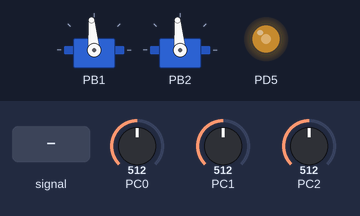
Bench run of a program on a simulated ATmega328P, built with avr-gcc and emulated at 16 MHz. On the bench: 2 × servo, output pins drawn as LEDs (lit = HIGH). The inputs (shaded band) are chosen by the test bench; at power-on: PC0 = 512, PC1 = 512, PC2 = 512. Servo pulses on a pin are drawn as a servo (544–2400 µs = 0–180°); pins used as bus, display or sensor lines are not drawn.

Above: at 1.2 s.
1.3 s: PC0 fed a 1000 Hz sine of ±255 counts around its level
4.3 s: PC0 set to 716
At 5.5 s:
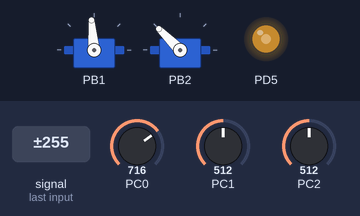
5.8 s: PC1 set to 716
At 7.0 s:
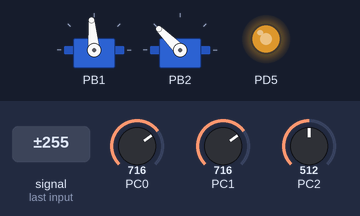
7.3 s: PC2 fed a 200 Hz sine of ±460 counts around its level
10.3 s: PC2 set to 716
At 11.3 s:
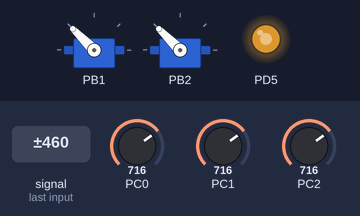
11.8 s: PC1 fed a 1000 Hz sine of ±255 counts around its level
Timing chart, 0 to 14.4 s (numbered marks = the images above; inputs shaded):
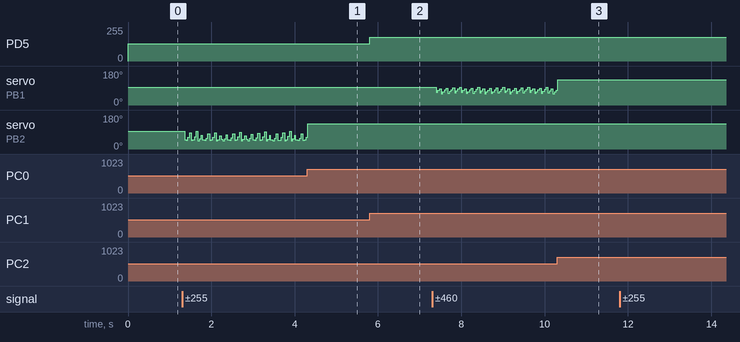

The program:

main.c
```c
/*;UNIVERSIDAD DEL VALLE DE GUATEMALA
;IE2023: PROGRAMACIÓN DE MICROCONTROLADORES
;Lab2.asm
;AUTOR: Jose Andrés Velásquez Gacía
;PROYECTO: postlab5
;HARDWARE: ATMEGA328P
;CREADO: 22/02/2024
;ÚLTIMA MODIFICACIÓN: 22/02/2024 23:36*/

#define F_CPU 16000000
#include <avr/io.h>
#include <avr/interrupt.h>
#include <util/delay.h>
#include <stdint.h>
#include "PWM1/PWM1.h"
#include "PWM0/PWM0.h"
uint8_t contador =0;

void initADC(void);

int main(void)
{
	cli();
	DDRB |= (1 << PORTB2) | ( 1 << PORTB1) ;		//PB6 Salida
	DDRC = 0;		//puestoc entradas
	DDRD |= (1 << PORTD5);		//PB6 salida

/*
	TCCR0A = 0;
	TCCR0B = 0;

	TCCR0A |= (1  << WGM00) | (1 << WGM01) ;
	TCCR0A |= (1 << COM0B1);
	*/

	initFastPWM0();
	canal0();
	//(((((((((((((((((((((((((((((((((((((((((((((((((((((((((
	//Prescaler 1024
	TCCR0B = 0x02;

	initFastPWM1(2, 8);
	canal(2, 0);
	canal(1,0);
	valorTOP(39999);

	//modulo ADC lect y mux
	initADC();
	sei();
	ADCSRA |= (1 << ADSC);//in lec
	while (1)
	{
		//soilo lo hace


	}
}


//esperar conversion entre a interrupcion
void initADC(void){
	ADMUX = 0;
	//Vref = AVcc = 5Vs
	ADMUX |= (1 << REFS0);
	ADMUX &= ~(1 << REFS1);

	ADMUX |= (1 << ADLAR);

	ADCSRA = 0;
	ADCSRA |= (1 << ADEN);	//on ADC
	ADCSRA |= (1 << ADIE);	//int

	//pres 128 > 125kHz
	ADCSRA |= (1 << ADPS2) | (1 << ADPS1) | (1 << ADPS0);

	DIDR0 |= (1 << ADC0D) | (1 << ADC1D) | (1 << ADC2D);	//PC0 desabilita
}

//que canal lo quiero
ISR (ADC_vect){
	//mostrar valor ADC
	//apaga bandera
	ADCSRA |= (1 << ADIF);
	if (contador == 0){
		contador = 1;
		ADMUX = (ADMUX & 0xF0);
		salidaservo(ADCH, 1);
	}else if(contador == 1){
		contador = 2;
		ADMUX = (ADMUX & 0xF0) | 0x01;
		salidaservo(ADCH, 2);
	}else if(contador == 2){
		contador = 0;
		ADMUX = (ADMUX & 0xF0) | 0x02;//converva 4bits y carga el canal de lectura act
		OCR0B = ADCH;
	}
	ADCSRA |= (1 << ADSC);
}
```

PWM0.c
```c
/*
 * PWM0.c
 *
 * Created: 22/04/2024 19:36:23
 *  Author: josea
 */
//timer0
#include "PWM0.h"
void initFastPWM0(void){
		TCCR0A = 0;
		TCCR0B = 0;

		TCCR0A |= (1  << WGM00) | (1 << WGM01) ;//config

}

//modos canales
void canal0(void){
	TCCR0A |= (1 << COM0B1);//config canalB pd5
}
```

PWM0.h
```c
/*
 * PWM0.h
 *
 * Created: 22/04/2024 19:34:48
 *  Author: josea
 */


#ifndef PWM0_H_
#define PWM0_H_


#include <avr/io.h>
#include <stdint.h>
//si invertido = 1, no invertido = 0, modo op =1
// otro modo op =2, canal A =1, canal b =2


/* configuracion para fastPWM
*/
void initFastPWM0(void);

//modos canales
void canal0(void);

#endif /* PWM0_H_ */
```

PWM1.c
```c
/*
 * PWM1.c
 *
 * Created: 16/04/2024 10:15:04 a. m.
 */

#include "PWM1.h"

uint16_t topVal = 0;
uint16_t i, j;		//varablies

//(canal <- 1/2, invertido  1/0)
void canal(uint8_t setCH, uint8_t invertido){
	switch(setCH){
		case 1:
			if(invertido == 1){
				TCCR1A |= (1 << COM1A0) | (1 << COM1A1);	//channel A invertido
			}else{
				TCCR1A |= (1 << COM1A1);					//channel A no invertido
			}
		break;

		case 2:
			if(invertido == 1){
				TCCR1A |= (1 << COM1B0) | (1 << COM1B1);	//channelB invertido
			}else{
				TCCR1A |= (1 << COM1B1);					//channelB no invertido
			}
		break;
	}
}

/*configuracion para fastPWM
*/
void initFastPWM1(uint8_t modoPWM, uint16_t prescaler){	//initialize register timer1
	TCCR1A = 0;
	TCCR1B = 0;

	switch (prescaler)
	{
		case 8:
			TCCR1B |= (1 << CS11);					//prescaler 8
		break;

		case 1024:
			TCCR1B |= (1 << CS10) | (1 << CS12);	//prescaler 1024
		break;
	}

	//modo de opercion seleccionado
	switch (modoPWM)
	{
		case 1:
			//resolucion 10bits pwm
			TCCR1A |= (1 << WGM11) | (1 << WGM10);
			TCCR1B |= (1 << WGM12);
		break;

		case 2:
			//fast PWM con ICR1 en top
			TCCR1A |= (1 << WGM11);
			TCCR1B |= (1 << WGM12) | (1 << WGM13);
			topVal = 1;
		break;
	}

}

//topValue, modo 2 confugurar valor periodo
void valorTOP(uint16_t top){
	if (topVal == 1)	{
		ICR1 = top;
	}else{
		topVal = 0;
	}
}

//conversion de servos, valores cada cnal valor nesct
void salidaservo(uint16_t pot, uint8_t chaselect){

	switch(chaselect){
		case 1:
			i = ADCH;
			j = (200/12)*i+1000;
			OCR1A = j;
		break;

		case 2:
			i = ADCH;
			j = (200/12)*i+1000;
			OCR1B = j;
		break;
	}
}
```

PWM1.h
```c
/*
 * PWM1.h
 *
 * Created: 15/04/2024 01:16:14 a. m.
 */


#ifndef PWM1_H_
#define PWM1_H_

#include <avr/io.h>
#include <stdint.h>
//si invertido = 1, no invertido = 0, modo op =1
// otro modo op =2, canal A =1, canal b =2


/* configuracion para fastPWM
*/
void initFastPWM1(uint8_t modoPWM, uint16_t prescaler);

//modos canales
void canal(uint8_t setCH, uint8_t invertido);

//modo 1 y 2
void valorTOP(uint16_t top);

/*conversion de servo manipular valores*/
void salidaservo(uint16_t pot, uint8_t chaselect);


#endif 
```

Measured:
- after the input at 5.8 s, PD5: 128/255 → 179/255 at once
